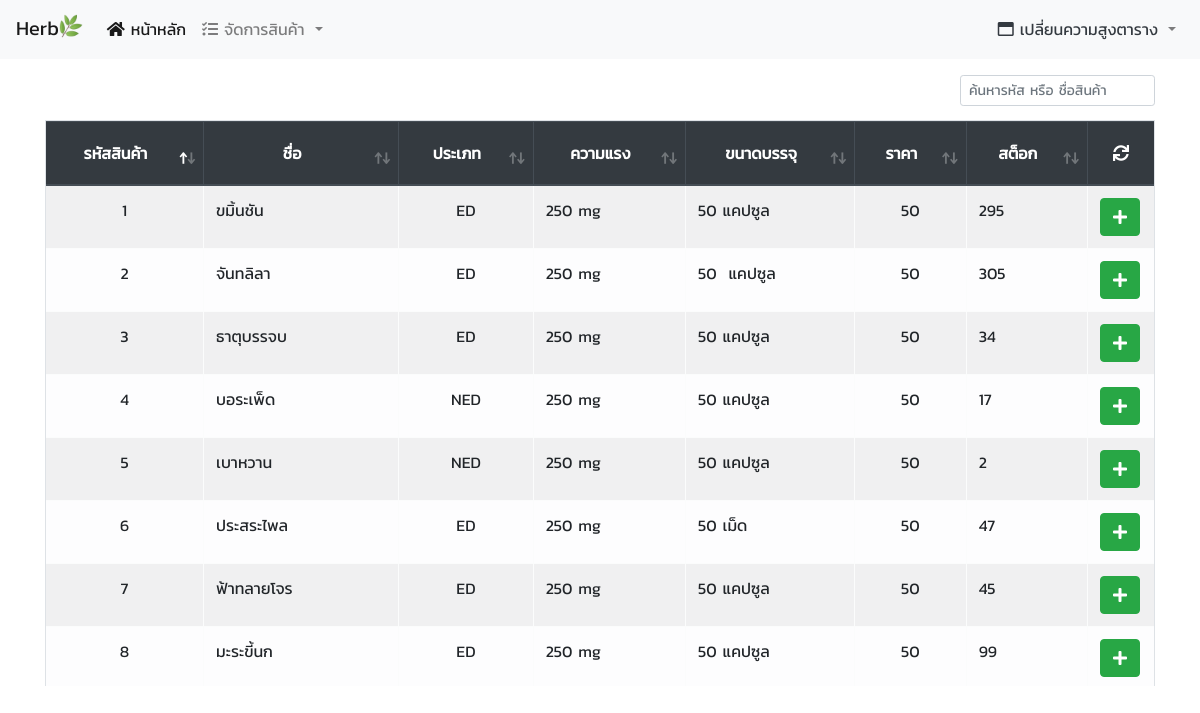
Before: / with the older database file.
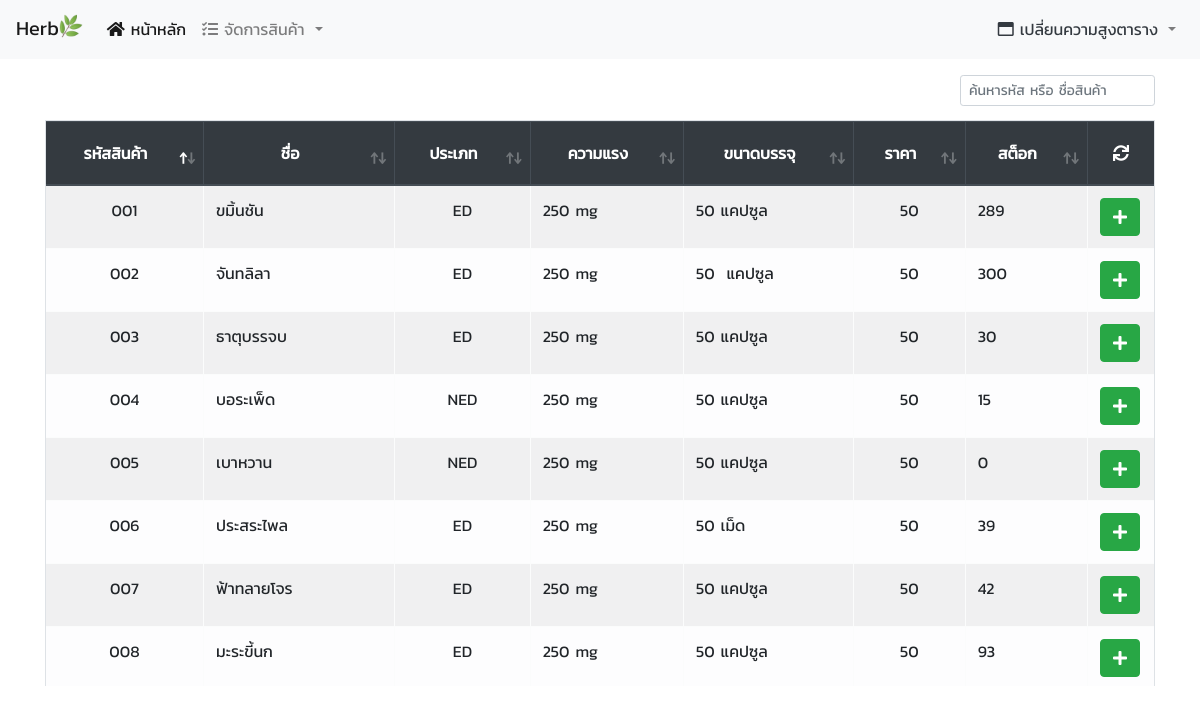
After: the same page with the newer database file.
### tables this page shows
CREATE TABLE `product` (
  `product_id` char(3) NOT NULL,
  `product_name` varchar(255) NOT NULL,
  `product_type` enum('NED','ED') NOT NULL,
  `product_potent` varchar(255) NOT NULL,
  `product_amount` varchar(255) NOT NULL,
  `product_cost` float NOT NULL,
  `product_price` float NOT NULL,
  `product_price_discount` float NOT NULL,
  `product_stock` int(10) NOT NULL
);

### model/model_product.php (called while the page is built, shortened)
<?php
function getListProduct($pdo)
{
    $listProduct = $pdo->prepare("SELECT * FROM product");
    $listProduct->execute();
    return $listProduct;
}

### index.php (the view, shortened to what this page needs)
<?php
$path = $_SERVER['DOCUMENT_ROOT'];
$path .= "/herb_internship/head.php";
include_once($path);
?>
<head>
</head>
<body>
    <div class="container">
        <?php
        include($_SERVER['DOCUMENT_ROOT'] . "/herb_internship/model/model_product.php");
        $listProduct = getListProduct($pdo);
        ?>
        <div class="my-3">
            <table class="table table-light table-striped table-responsive table-bordered table-hover" id="product" data-page-length='25'>
                <thead class="thead-dark">
                    <tr>
                        <th class="align-middle text-center">รหัสสินค้า</th>
                        <th class="align-middle text-center">ชื่อ</th>
                        <th class="align-middle text-center">ประเภท</th>
                        <th class="align-middle text-center">ความแรง</th>
                        <th class="align-middle text-center">ขนาดบรรจุ</th>
                        <th class="align-middle text-center">ราคา<br>
                        </th>
                        <th class="align-middle text-center">สต็อก</th>
                        <th class="align-middle text-center no-sort"><a class="btn refresh-table"><i class="fas fa-sync" id="refresh-a"></i></a></th>
                    </tr>
                </thead>
                <tbody id="tbodyData">
                    <?php
                    while ($rowListProduct = $listProduct->fetch()) {
                        echo '<tr>
                    <td class="text-center">' . $rowListProduct['product_id'] . '</td>
                    <td>' . $rowListProduct['product_name'] . '</td>
                    <td class="text-center">' . $rowListProduct['product_type'] . '</td>
                    <td>' . $rowListProduct['product_potent'] . '</td>
                    <td>' . $rowListProduct['product_amount'] . '</td>
                    <td class="text-center">' . $rowListProduct['product_price'] . '</td>
                    <td>' . $rowListProduct['product_stock'] . '</td>
                    <th data-product_id="' . $rowListProduct['product_id'] . '"
                    data-product_name="' . $rowListProduct['product_name'] . '"
                    data-product_type="' . $rowListProduct['product_type'] . '"
                    data-product_potent="' . $rowListProduct['product_potent'] . '"
                    data-product_amount="' . $rowListProduct['product_amount'] . '"
                    data-product_cost="' . $rowListProduct['product_cost'] . '"
                    data-product_price="' . $rowListProduct['product_price'] . '"
                    data-product_price_discount="' . $rowListProduct['product_price_discount'] . '"
                    data-product_stock="' . $rowListProduct['product_stock'] . '">
                        <a href="#" class="add-to-cart btn btn-success text-white" title="เพิ่มลงตะกร้า"
                        data-product_id="' . $rowListProduct['product_id'] . '"
                        data-product_name="' . $rowListProduct['product_name'] . '"
                        data-product_type="' . $rowListProduct['product_type'] . '"
                        data-product_potent="' . $rowListProduct['product_potent'] . '"
                        data-product_amount="' . $rowListProduct['product_amount'] . '"
                        data-product_cost="' . $rowListProduct['product_cost'] . '"
                        data-product_price="' . $rowListProduct['product_price'] . '"
                        data-product_price_discount="' . $rowListProduct['product_price_discount'] . '"
                        data-product_stock="' . $rowListProduct['product_stock'] . '">
                        <i class="fas fa-plus"></i></a></th>
                    </tr>';
                    }
                    ?>
                </tbody>
            </table>
        </div>
    </div>
    <?php
    include($_SERVER['DOCUMENT_ROOT'] . "/herb_internship/modalbox/cart_modal.php"); ?>
</body>

### head.php (shortened to what this page needs)
<!DOCTYPE html>
<html>
<head>
    <link rel="stylesheet" type="text/css" media="screen" href="./css/bootstrap.min.css">
    <link rel="stylesheet" href="./css/all.css">
    <link rel="stylesheet" type="text/css" href="./css/dataTables.bootstrap4.min.css">
</head>
<body>
    <?php include('header.php'); ?>

### header.php (shortened to what this page needs)
<nav class="navbar navbar-expand-lg navbar-light bg-light">
    <a class="navbar-brand" href="#">Herb<img src="_etc/herb.ico" style="max-width:1.5rem" class="pb-2"></a>
    <div class="collapse navbar-collapse" id="navbarSupportedContent">
        <ul class="navbar-nav mr-auto">
            <li class="nav-item">
                <a class="nav-link
                <?php if (basename($_SERVER['PHP_SELF']) == 'index.php') {
                    echo "active";
                } ?>" href="index.php"><i class="fas fa-home"></i> หน้าหลัก <span class="sr-only">(current)</span></a>
            </li>
            <li class="nav-item dropdown">
                <a class="nav-link dropdown-toggle" href="#" id="navbarDropdownMenuLink" data-toggle="dropdown" aria-haspopup="true" aria-expanded="false">
                    <span class="<?php if (basename($_SERVER['PHP_SELF']) == 'product_add.php') { echo "text-dark"; } ?>"><i class="fas fa-tasks"></i> จัดการสินค้า</span>
                </a>
            </li>
        </ul>
        <?php if (basename($_SERVER['PHP_SELF']) == 'index.php') { ?>
            <ul class="navbar-nav">
                <li class="nav-item dropdown">
                    <a class="nav-link dropdown-toggle" href="#" id="navbarDropdownMenuLink" data-toggle="dropdown" aria-haspopup="true" aria-expanded="false">
                        <span class="<?php if (basename($_SERVER['PHP_SELF']) == 'index.php') {
                                            echo "text-dark";
                                        } ?>"><i class="far fa-window-maximize"></i> เปลี่ยนความสูงตาราง</span>
                    </a>
                </li>
                </ul>
            <?php } ?>
    </div>
</nav>

### modalbox/cart_modal.php (shortened to what this page needs)
<head>
</head>

### css/all.css (style rules this page uses)
.fa, .fas, .far, .fal, .fab { -moz-osx-font-smoothing: grayscale; -webkit-font-smoothing: antialiased; display: inline-block; font-style: normal; font-variant: normal; text-rendering: auto; line-height: 1; }
.fa-home:before { content: "\f015"; }
.fa-plus:before { content: "\f067"; }
.fa-sync:before { content: "\f021"; }
.fa-tasks:before { content: "\f0ae"; }
.fa-window-maximize:before { content: "\f2d0"; }
.far { font-family: 'Font Awesome 5 Free'; font-weight: 400; }
.fa, .fas { font-family: 'Font Awesome 5 Free'; font-weight: 900; }

### head.php (style rules this page uses)
body { font-family: 'Kanit', sans-serif; }
body { background-image: url("./_etc/background.jpg"); }

### index.php (style rules this page uses)
table tbody tr th { width: 1%; white-space: nowrap; }
table td { white-space: nowrap; }

Changed rows visible on the page:
removed product: product_id "1", product_name "ขมิ้นชัน", product_type "ED", product_potent "250 mg", product_amount "50 แคปซูล", product_price "50", product_stock "295"
removed product: product_id "2", product_name "จันทลิลา", product_type "ED", product_potent "250 mg", product_amount "50 แคปซูล", product_price "50", product_stock "305"
removed product: product_id "3", product_name "ธาตุบรรจบ", product_type "ED", product_potent "250 mg", product_amount "50 แคปซูล", product_price "50", product_stock "34"
removed product: product_id "4", product_name "บอระเพ็ด", product_type "NED", product_potent "250 mg", product_amount "50 แคปซูล", product_price "50", product_stock "17"
removed product: product_id "5", product_name "เบาหวาน", product_type "NED", product_potent "250 mg", product_amount "50 แคปซูล", product_price "50", product_stock "2"
removed product: product_id "6", product_name "ประสระไพล", product_type "ED", product_potent "250 mg", product_amount "50 เม็ด", product_price "50", product_stock "47"
removed product: product_id "7", product_name "ฟ้าทลายโจร", product_type "ED", product_potent "250 mg", product_amount "50 แคปซูล", product_price "50", product_stock "45"
removed product: product_id "8", product_name "มะระขี้นก", product_type "ED", product_potent "250 mg", product_amount "50 แคปซูล", product_price "50", product_stock "99"
added product: product_id "001", product_name "ขมิ้นชัน", product_type "ED", product_potent "250 mg", product_amount "50 แคปซูล", product_price "50", product_stock "289"
added product: product_id "002", product_name "จันทลิลา", product_type "ED", product_potent "250 mg", product_amount "50 แคปซูล", product_price "50", product_stock "300"
added product: product_id "003", product_name "ธาตุบรรจบ", product_type "ED", product_potent "250 mg", product_amount "50 แคปซูล", product_price "50", product_stock "30"
added product: product_id "004", product_name "บอระเพ็ด", product_type "NED", product_potent "250 mg", product_amount "50 แคปซูล", product_price "50", product_stock "15"
added product: product_id "005", product_name "เบาหวาน", product_type "NED", product_potent "250 mg", product_amount "50 แคปซูล", product_price "50", product_stock "0"
added product: product_id "006", product_name "ประสระไพล", product_type "ED", product_potent "250 mg", product_amount "50 เม็ด", product_price "50", product_stock "39"
added product: product_id "007", product_name "ฟ้าทลายโจร", product_type "ED", product_potent "250 mg", product_amount "50 แคปซูล", product_price "50", product_stock "42"
added product: product_id "008", product_name "มะระขี้นก", product_type "ED", product_potent "250 mg", product_amount "50 แคปซูล", product_price "50", product_stock "93"
